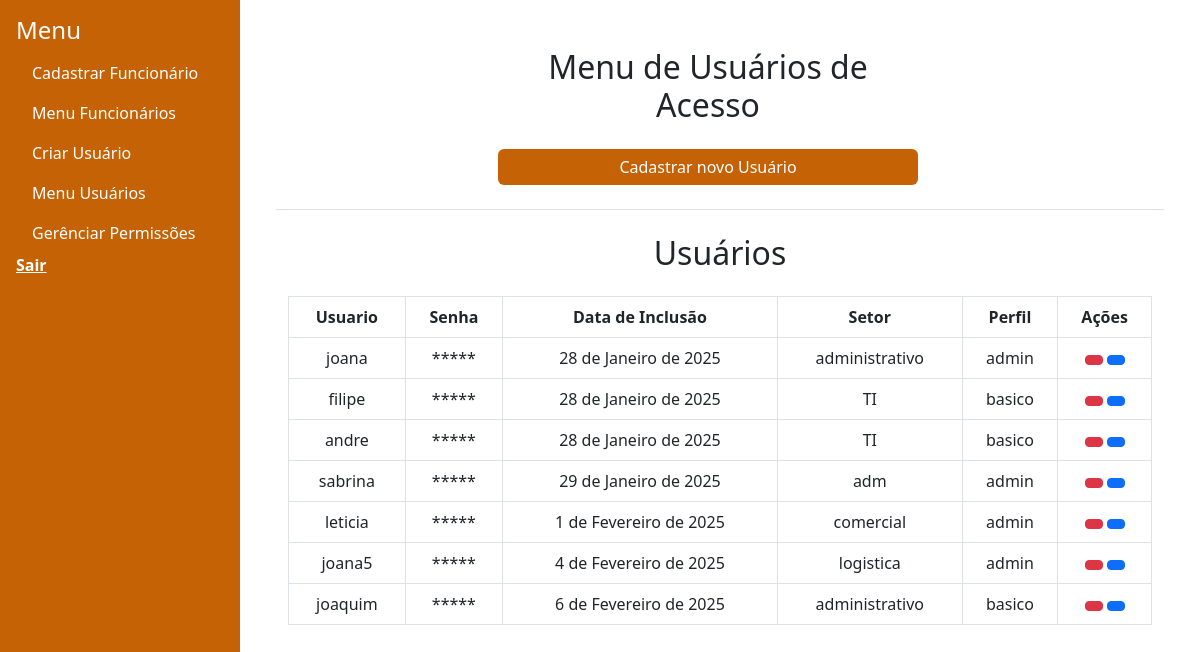
Before: /funcionarios/admin/menu-usuarios/ with the older database file.
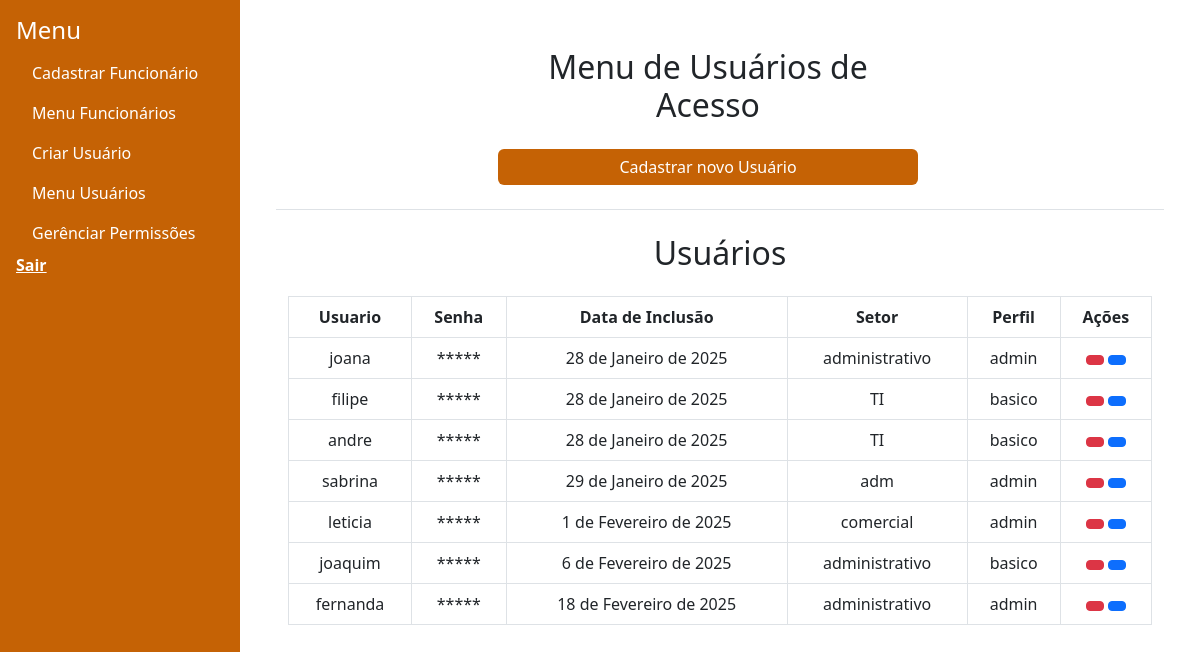
After: the same page with the newer database file.
### funcionarios/models.py (models this page shows)
class UsuarioBasico(AbstractBaseUser, PermissionsMixin):
    TIPO_USUARIO = [
        ('admin', 'Administrador'),
        ('basico', 'Básico'),
    ]
    usuario = models.CharField(
        max_length=150,
        blank=False,
        unique=True,
        null=False,
        verbose_name="Usuário",
        help_text="Digite um nome de usuário com digitos e números.")
    id_usuario = models.AutoField(primary_key=True)
    perfil = models.CharField(max_length=50, choices=TIPO_USUARIO, default='basico')
    setor = models.CharField(max_length=100)
    data_criarUsu = models.DateField(null=True, blank=True, default=timezone.now)
    is_active = models.BooleanField(default=True)
    is_admin = models.BooleanField(default=False)
    is_staff = models.BooleanField(default=False)
    USERNAME_FIELD = 'usuario'
    REQUIRED_FIELDS = ['perfil']
    objects = GerenciadorUsuarios()
    def __str__(self):
        return self.usuario if self.usuario else f"Usuário {self.id_usuario}"
    @property
    def is_staff(self):
        return self.is_admin

### funcionarios/views.py (the view)
# urls.py: path('admin/menu-usuarios/', views.menu_usuarios, name='menu_usuarios'),
def menu_usuarios(request):
    usuarios = UsuarioBasico.objects.all().order_by('data_criarUsu')
    print(usuarios)
    logging.info(usuarios)
    return render(request, 'admin/menu_usuarios.html', {'usuarios': usuarios})

### funcionarios/templates/admin/menu_usuarios.html (shortened to what this page needs)
{% extends "funcionarios/base.html" %}
    {% block content %}
    <div class="container text-center align-items-center min-vh-100">
    <div class="col-lg-6 col-md-8 col-sm-12 mx-auto">
        <div class="container mt-4">
            <div class="row w-100">
                <h2 class="text-center mb-4"> Menu de Usuários de Acesso</h2>
                <a
                href="{% url 'funcionarios:criar_usuario' %}"
                class="btn btn-primary text-center"
                id="botao_novo_usuario"
                style="background-color:#c56205 !important; border:#b85c07;">Cadastrar novo Usuário</a>
            </div>
        </div>
    </div>
    <div class="my-4 border-top mt-4"></div>
    <div class="container mt-4">
        <h2 class="text-center mt-2">Usuários</h2>
        <div class="table-responsive mt-4">
            <form id="actionForm" method="POST" action="{% url 'funcionarios:menu_usuarios' %}">
                <table class="table table-bordered">
                    <thead>
                        <tr>
                            <th>Usuario</th>
                            <th>Senha</th>
                            <th>Data de Inclusão</th>
                            <th>Setor</th>
                            <th>Perfil</th>
                            <th>Ações</th>
                        </tr>
                    </thead>
                    <tbody>
                        {% for usuario in usuarios %}
                        <tr>
                            <td>{{ usuario.usuario|default:"Não informado" }}</td>
                            <td class="senha-usuario" data-senha="{{ usuario.password }}">
                                {% if usuario.password  %}
                                    *****
                                {% else %}
                                    não definida
                                {% endif %}
                            </td>
                            <td>{{ usuario.data_criarUsu|default:"Não informado" }}</td>
                            <td>{{ usuario.setor|default:"Não informado" }}</td>
                            <td>{{ usuario.perfil|default:"Não informado" }}</td>
                            <td>
                                <button type="button"
                                    class="btn btn-danger btn-sm confirm-exclusao"
                                    data-bs-toggle="modal"
                                    data-bs-target="#confirmDeleteModal{{ usuario.id_usuario}}"
                                    data-id_usuario="{{ usuario.id_usuario }}"
                                    title="Excluir">
                                </button>
                                <a href="{% url 'funcionarios:editar_usuario' usuario.id_usuario %}"
                                    class="btn btn-primary btn-sm aligh-items-center custom-button"
                                    title="Editar">
                                </a>
                            </td>
                        </tr>
                        {% empty %}
                        <tr>
                            <td colspan="6" class="text-center">Nenhum usuário cadastrado</td>
                        </tr>
                            {% endfor %}
                        </tbody>
                    </table>
                </form>
            </div>
        </div>
    </div>
    {% endblock %}

Changed rows visible on the page:
removed UsuarioBasico: usuario "joana5", data_criarUsu "4 de Fevereiro de 2025", setor "logistica", perfil "admin"
added UsuarioBasico: usuario "fernanda", data_criarUsu "18 de Fevereiro de 2025", setor "administrativo", perfil "admin"
